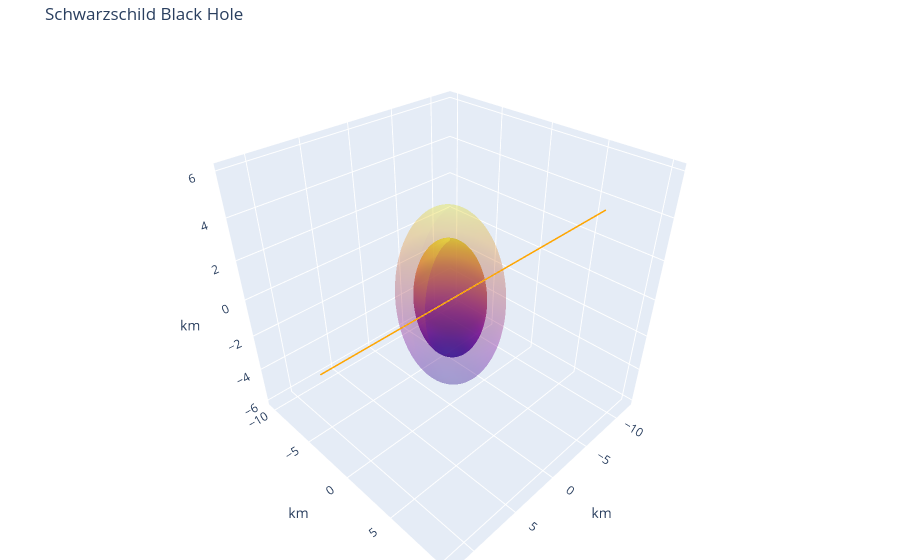

Notebook code cell kept with this figure:
### Code cell
# Constants
G = 6.67430e-11
c = 3.0e8
M = 2.0e30

r_s = 2 * G * M / c**2 / 1000   # Schwarzschild radius in km
r_ph = 1.5 * r_s                # Photon sphere radius in km

# Sphere grid
phi = np.linspace(0, 2*np.pi, 60)
theta = np.linspace(0, np.pi, 60)
phi, theta = np.meshgrid(phi, theta)

# Event Horizon
x_h = r_s * np.sin(theta) * np.cos(phi)
y_h = r_s * np.sin(theta) * np.sin(phi)
z_h = r_s * np.cos(theta)

# Photon Sphere
x_p = r_ph * np.sin(theta) * np.cos(phi)
y_p = r_ph * np.sin(theta) * np.sin(phi)
z_p = r_ph * np.cos(theta)

# Accretion Disk
theta_disk = np.linspace(0, 2*np.pi, 600)
r_disk = 4 * r_s
tilt = np.radians(30)  # tilt angle

# Circle in XY-plane
x_d = r_disk * np.cos(theta_disk)
y_d = r_disk * np.sin(theta_disk)
z_d = np.zeros_like(theta_disk)

# Rotate around X-axis for tilt
y_d_tilt = y_d * np.cos(tilt) - z_d * np.sin(tilt)
z_d_tilt = y_d * np.sin(tilt) + z_d * np.cos(tilt)

# Plot
fig = go.Figure()

# Event Horizon
fig.add_surface(x=x_h, y=y_h, z=z_h, opacity=0.6, showscale=False, name="Event Horizon")

# Photon Sphere
fig.add_surface(x=x_p, y=y_p, z=z_p, opacity=0.2, showscale=False, name="Photon Sphere")

# Accretion Disk
fig.add_trace(go.Scatter3d(x=x_d, y=y_d_tilt, z=z_d_tilt, mode='lines',
                           line=dict(color='orange', width=3), name="Accretion Disk"))

# Layout
fig.update_layout(
    title="Schwarzschild Black Hole",
    scene=dict(
        xaxis_title="km",
        yaxis_title="km",
        zaxis_title="km",
        aspectmode="cube"  # ensures correct proportions
    ),
    margin=dict(l=0, r=0, b=0, t=40)
)

fig.show()

# Output is not visible in github webpage, refer to Folder/Output-Plotly

### Figure 1 — Plotly figure (JSON) as saved in the notebook; plotly's stock layout.template omitted (floating-point values rounded to 4 significant figures; data arrays with more than 128 entries replaced by an {"elided": "..."} marker saying what was removed)
{"data": [{"name": "Event Horizon", "opacity": 0.6, "showscale": false, "type": "surface", "x": {"elided": "60x60 float values"}, "y": {"elided": "60x60 float values"}, "z": {"elided": "60x60 float values"}}, {"name": "Photon Sphere", "opacity": 0.2, "showscale": false, "type": "surface", "x": {"elided": "60x60 float values"}, "y": {"elided": "60x60 float values"}, "z": {"elided": "60x60 float values"}}, {"line": {"color": "orange", "width": 3}, "mode": "lines", "name": "Accretion Disk", "type": "scatter3d", "x": {"elided": "600 float values"}, "y": {"elided": "600 float values"}, "z": {"elided": "600 float values"}}], "layout": {"margin": {"b": 0, "l": 0, "r": 0, "t": 40}, "scene": {"aspectmode": "cube", "xaxis": {"title": {"text": "km"}}, "yaxis": {"title": {"text": "km"}}, "zaxis": {"title": {"text": "km"}}}, "title": {"text": "Schwarzschild Black Hole"}}}
